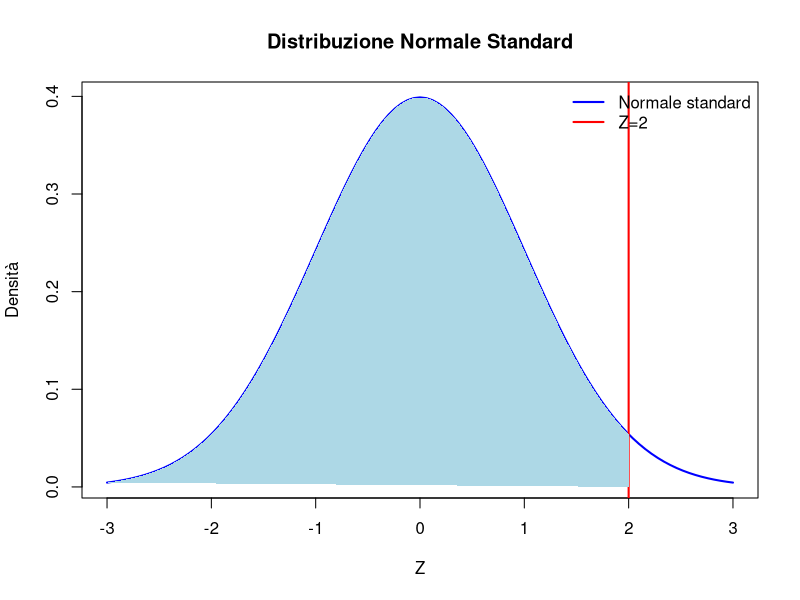

Recreate this plot in R.
# Parametri della distribuzione normale
mu <- 100       # Media
sigma <- 15     # Deviazione standard
x <- 130        # Valore osservato

# Standardizzazione
z <- (x - mu) / sigma

# Calcolo della probabilità usando la funzione pnorm()
p <- pnorm(z)

# Risultati
cat("Il valore standardizzato Z è:", z, "\n")
cat("La probabilità P(X <= 130) è:", p, "\n")

# Creazione del grafico
curve(dnorm(x), from=-3, to=3, col="blue", lwd=2, ylab="Densità", 
      xlab="Z", main="Distribuzione Normale Standard")
abline(v=z, col="red", lwd=2) # Linea verticale per Z = 2
polygon(c(seq(-3, z, length=100), z), c(dnorm(seq(-3, z, length=100)), 0), 
        col="lightblue", border=NA) # Area sotto la curva

# Aggiungi una legenda
legend("topright", legend=c("Normale standard", "Z=2"), 
       col=c("blue", "red"), lwd=2, bty="n")

# GENERALIZZAZIONE
a <- 90
b <- 130
pa <- pnorm((a - mu) / sigma) # P(X <= a)
pb <- pnorm((b - mu) / sigma) # P(X <= b)

prob <- pb - pa
cat("La probabilità P(", a, "<= X <=", b, ") è:", prob, "\n")
